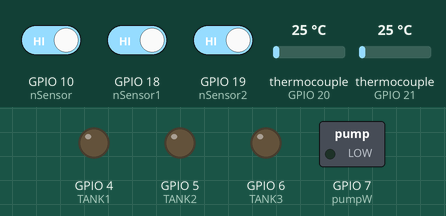
Simulated run of this sketch. Board: ESP32-S3. Shown: switched loads named in the sketch (green lamp = pin HIGH), output pins drawn as LEDs (lit = HIGH). The inputs (shaded band) are chosen by the test bench; at power-on: GPIO 10 (nSensor) HIGH, GPIO 18 (nSensor1) HIGH, GPIO 19 (nSensor2) HIGH, thermocouple (sensors on GPIO 20, GPIO 21) 25 °C. WiFi joins after 1.5 s; servers stay silent unless stated; network time is answered at once with the bench clock; uploads are accepted with an empty reply; the local clock reads 2024-03-15 10:24:30 at power-on unless the sketch sets it; what the sketch prints to the serial monitor is not drawn.

Above: at 4.7 s.
4.8 s: GPIO 10 (nSensor) driven LOW
At 5.6 s:
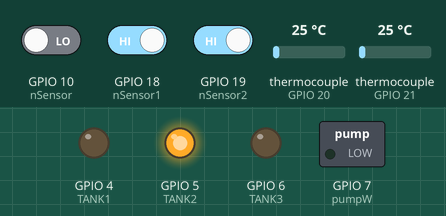
6.5 s: GPIO 18 (nSensor1) driven LOW
At 7.5 s:
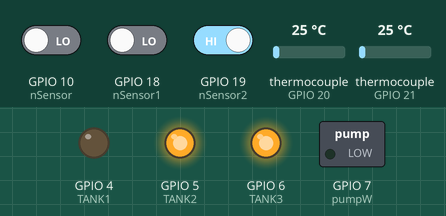
8.7 s: GPIO 19 (nSensor2) driven LOW
At 10.6 s:
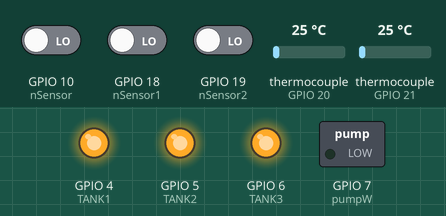
10.9 s: GPIO 10 (nSensor) driven HIGH
At 12.6 s:
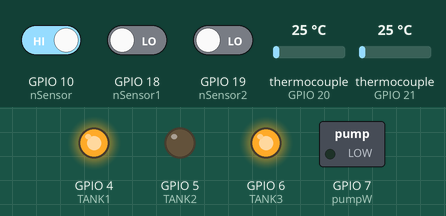
13.1 s: GPIO 18 (nSensor1) driven HIGH
At 14.5 s:
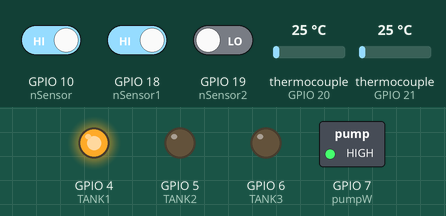
15.3 s: GPIO 10 (nSensor) driven LOW
At 15.9 s:
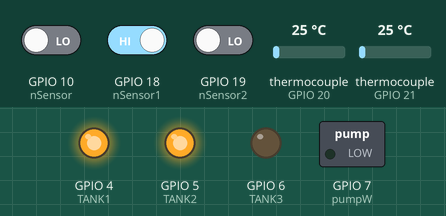
Timing chart, 0 to 17.8 s (numbered marks = the images above; inputs shaded):
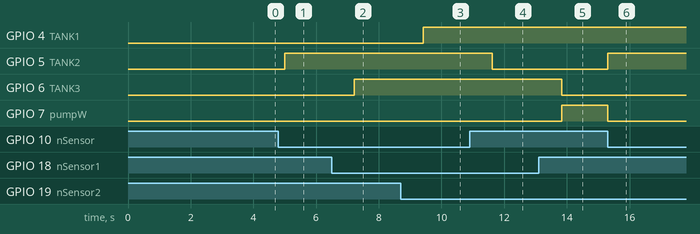

Measured:
- after the input at 4.8 s, GPIO 5 (TANK2): LOW → HIGH after 0.21 s
- after the input at 6.5 s, GPIO 6 (TANK3): LOW → HIGH after 0.71 s
- after the input at 8.7 s, GPIO 4 (TANK1): LOW → HIGH after 0.72 s
- after the input at 10.9 s, GPIO 5 (TANK2): HIGH → LOW after 0.73 s
- after the input at 13.1 s, GPIO 6 (TANK3): HIGH → LOW after 0.73 s; GPIO 7 (pumpW): LOW → HIGH after 0.73 s
- after the input at 15.3 s, GPIO 5 (TANK2): LOW → HIGH at once; GPIO 7 (pumpW): HIGH → LOW at once

The sketch:

PF_Ideonella.ino
```cpp
#include "max6675.h"
#include <WiFi.h>
#include <NTPClient.h>
#include <WiFiUdp.h>
#include <Wire.h>
#include "RTClib.h"
#include <HTTPClient.h>

#define TANK1 4//33
#define TANK2 5//34
#define TANK3 6//35
#define I2C_SDA 8
#define I2C_SCL 9

String URL = "http://192.168.74.192/ideonella/php/board_be.php";
const long utcOffsetInSeconds = -4 * 3600;
WiFiUDP ntpUDP;
NTPClient timeClient(ntpUDP, "do.pool.ntp.org", utcOffsetInSeconds);
char daysOfTheWeek[7][12] = {"Domingo", "Lunes", "Martes", "Miércoles", "Jueves", "Viernes", "Sábado"};
RTC_DS1307 rtc;

const char* ssid = "Campus_ITLA";
const char* password = "";

int ktcSO = 0;//2
int ktcCS = 20; //3
int ktcCLK = 1; //4

int ktc1SO = 0; //2
int ktc1CS = 21; //5
int ktc1CLK = 1; //4

int tankTwo = 0;
int nSensor = 10; //15

int tankThree = 0;
int nSensor1 = 18; //14

int tankOne = 0;
int nSensor2 = 19; //16

int estadoPumpW = 0;
int pumpW = 7; //17

bool fTank1 = false;
bool fTank2 = false;
bool fTank3 = false;


MAX6675 ktc(ktcCLK, ktcCS, ktcSO);
MAX6675 ktc1(ktc1CLK, ktc1CS, ktc1SO);

void setup(){
  Serial.begin(115200);

  WiFi.begin(ssid, password);
  delay(3000);

  Wire.begin(I2C_SDA, I2C_SCL);

  if (!rtc.begin()) {
    Serial.println("Couldn't find RTC");
    Serial.flush();
  }

  timeClient.begin();
  timeClient.update();

  /*while (WiFi.status() != WL_CONNECTED) {
    delay(500);
    Serial.println("WiFi not connected...");
  }

  if (WiFi.status() == WL_CONNECTED) {
  Serial.println("WiFi connected");
  DateTime now = timeClient.getEpochTime();

  rtc.adjust(DateTime(now.year(), now.month(), now.day(), now.hour(), now.minute(), now.second()));
  }*/

  Serial.print("IP address: ");
  Serial.println(WiFi.localIP());

  pinMode(nSensor, INPUT_PULLUP);
  pinMode(nSensor1, INPUT_PULLUP);
  pinMode(nSensor2, INPUT_PULLUP);
  pinMode(pumpW, OUTPUT);
  pinMode(TANK1, OUTPUT);
  pinMode(TANK2, OUTPUT);
  pinMode(TANK3, OUTPUT);

  delay(500);
}

// Funciones del programa

float leerTermocupla(MAX6675 &termocupla) {
  return termocupla.readCelsius();
}

void imprimirTemperaturas() {

  float Temp_exterior_C = leerTermocupla(ktc);
  float Temp_exterior_F = ktc.readFahrenheit();
  float Temp_interior_C = leerTermocupla(ktc1);
  float Temp_interior_F = ktc1.readFahrenheit();

  Serial.print("Exterior Grados °C = ");
  Serial.print(Temp_exterior_C);
  Serial.print("\t Exterior Grados °F = ");
  Serial.println(Temp_exterior_F);

  Serial.print("Interior Grados °C = ");
  Serial.print(Temp_interior_C);
  Serial.print("\t Interior Grados °F = ");
  Serial.println(Temp_interior_F);
  Serial.println("\n");
}

void mensajeEncendido(){

  if (tankOne == HIGH) {
    Serial.println(F("TANK1 State: Vacio"));
    digitalWrite(TANK1, LOW);
    fTank1 = false;
  } else {
    Serial.println(F("TANK1 State: Lleno"));
    digitalWrite(TANK1, HIGH);
    fTank1 = true;
  }

  if (tankTwo == HIGH) {
    Serial.println(F("TANK2 State: Vacio"));
    digitalWrite(TANK2, LOW);
    fTank2 = false;
  } else {
    Serial.println(F("TANK2 State: Lleno"));
    digitalWrite(TANK2, HIGH);
    fTank2 = true;
  }

  if (tankThree == HIGH) {
    Serial.println(F("TANK3 State: Vacio"));
    digitalWrite(TANK3, LOW);
    fTank3 = false;
  } else {
    Serial.println(F("TANK3 State: Lleno"));
    digitalWrite(TANK3, HIGH);
    fTank3 = true;
  }
}

void leerNSensor(){
  tankOne = digitalRead(nSensor2);
  tankTwo = digitalRead(nSensor);
  tankThree = digitalRead(nSensor1);
}

void tiempoHorario(){
 DateTime now = rtc.now();
  Serial.print(" (");
  Serial.print(daysOfTheWeek[now.dayOfTheWeek()]);
  Serial.print(") ");
  Serial.print(now.day(), DEC);
  Serial.print('/');
  Serial.print(now.month(), DEC);
  Serial.print('/');
  Serial.print(now.year(), DEC);
  Serial.print(" ");
  Serial.print(now.hour(), DEC);
  Serial.print(':');
  Serial.print(now.minute(), DEC);
  Serial.print(':');
  Serial.print(now.second(), DEC);
  Serial.println();
}

void estadoPump() {
  digitalWrite(pumpW, estadoPumpW == HIGH ? HIGH : LOW);
}

//Bucle de ejecución
void loop() {
  // Verificar la conexión WiFi
  if (WiFi.status() != WL_CONNECTED) {
    Serial.println("WiFi not connected...");
    delay(10);
    return;
  }

  HTTPClient http;
  http.begin(URL);
  http.addHeader("Content-Type", "application/x-www-form-urlencoded");
  DateTime now = rtc.now();
  tiempoHorario();

  //if (now.hour() >= 8 && now.hour() < 16){
    leerNSensor();

    if (tankOne == LOW && tankTwo == HIGH && tankThree == HIGH) {
      estadoPumpW = HIGH;
      estadoPump();
      mensajeEncendido();
      Serial.println(F("Bomba encendida"));
      imprimirTemperaturas();

      // Obtener la fecha y hora actual del RTC
      DateTime now = rtc.now();

      // Envía los datos al servidor
      String postData = "temperatura_EC=" + String(leerTermocupla(ktc)) + "&temperatura_EF=" + String(ktc.readFahrenheit()) + "&temperatura_IC=" + String(leerTermocupla(ktc1)) + "&temperatura_IF=" + String(ktc1.readFahrenheit()) + "&tank1=" + String(fTank1 ? 1:0) + "&tank2=" + String(fTank2 ? 1:0) + "&tank3=" + String(fTank3 ? 1:0) + "&estadoPumpW=" + String(estadoPumpW);

      int httpCode = http.POST(postData);
      String payload = "";

  if(httpCode > 0) {
    // file found at server
    if(httpCode == HTTP_CODE_OK) {
      String payload = http.getString();
      Serial.println(payload);
    } else {
      // HTTP header has been send and Server response header has been handled
      Serial.printf("[HTTP] GET... code: %d\n", httpCode);
    }
  } else {
    Serial.printf("[HTTP] GET... failed, error: %s\n", http.errorToString(httpCode).c_str());
  }

  http.end();  //Close connection

  Serial.print("URL : "); Serial.println(URL);
  Serial.print("Data: "); Serial.println(postData);
  Serial.print("httpCode: "); Serial.println(httpCode);
  Serial.print("payload : "); Serial.println(payload);
  Serial.println("--------------------------------------------------");

  } else {
      estadoPumpW = LOW;
      estadoPump();
      mensajeEncendido();
      Serial.println(F("Bomba apagada"));
      imprimirTemperaturas();

      // Envía los datos al servidor
      String postData = "temperatura_EC=" + String(leerTermocupla(ktc)) + "&temperatura_EF=" + String(ktc.readFahrenheit()) + "&temperatura_IC=" + String(leerTermocupla(ktc1)) + "&temperatura_IF=" + String(ktc1.readFahrenheit()) + "&tank1=" + String(fTank1) + "&tank2=" + String(fTank2) + "&tank3=" + String(fTank3) + "&estadoPumpW=" + String(estadoPumpW);

     int httpCode = http.POST(postData);
      String payload = "";

  if(httpCode > 0) {
    // file found at server
    if(httpCode == HTTP_CODE_OK) {
      String payload = http.getString();
      Serial.println(payload);
    } else {
      // HTTP header has been send and Server response header has been handled
      Serial.printf("[HTTP] GET... code: %d\n", httpCode);
    }
  } else {
    Serial.printf("[HTTP] GET... failed, error: %s\n", http.errorToString(httpCode).c_str());
  }

  http.end();  //Close connection

  Serial.print("URL : "); Serial.println(URL);
  Serial.print("Data: "); Serial.println(postData);
  Serial.print("httpCode: "); Serial.println(httpCode);
  Serial.print("payload : "); Serial.println(payload);
  Serial.println("--------------------------------------------------");
    }
  //}
  //else {
    //estadoPumpW = LOW;
    //estadoPump();
    //Serial.println(F("Sistema fuera de horario\n"));
    //delay(10000);
  //}

  // Esperar antes de volver a realizar la solicitud HTTP
  delay(500);
}
```
